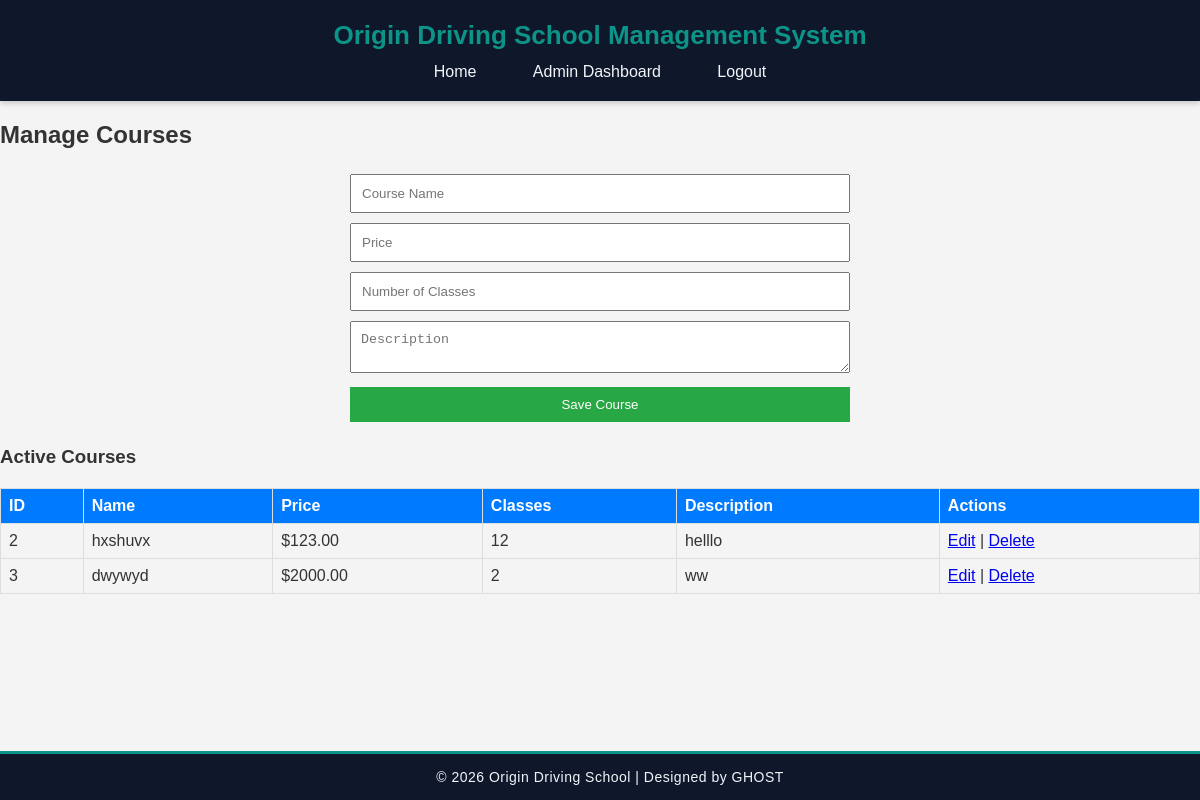
The page /admin/manage_courses.php (signed in) on the database its author committed.
### tables this page shows
CREATE TABLE `courses` (
  `id` int(11) NOT NULL,
  `name` varchar(100) NOT NULL,
  `price` decimal(10,2) NOT NULL,
  `num_classes` int(11) NOT NULL,
  `description` text DEFAULT NULL,
  `is_active` tinyint(1) NOT NULL DEFAULT 1,
  `difficulty_level` enum('beginner','intermediate','advanced') DEFAULT 'beginner',
  `image_url` varchar(255) DEFAULT NULL
);

### admin/manage_courses.php (the view, shortened to what this page needs)
<?php
include '../includes/db_connect.php';
$edit_course = null;
$sql = "SELECT * FROM courses WHERE is_active = 1";
$result = $conn->query($sql);
?>
<?php include '../includes/header.php'; ?>
<h2>Manage Courses</h2>
<form method="POST" onsubmit="return validateForm(this)">
    <input type="text" name="name" required placeholder="Course Name"
           value="<?php echo htmlspecialchars($edit_course['name'] ?? ''); ?>">
    <input type="number" name="price" required placeholder="Price" step="0.01"
           value="<?php echo htmlspecialchars($edit_course['price'] ?? ''); ?>">
    <input type="number" name="num_classes" required placeholder="Number of Classes"
           value="<?php echo htmlspecialchars($edit_course['num_classes'] ?? ''); ?>">
    <textarea name="description" placeholder="Description"><?php echo htmlspecialchars($edit_course['description'] ?? ''); ?></textarea>
    <button type="submit">Save Course</button>
</form>
<h3>Active Courses</h3>
<table>
    <tr><th>ID</th><th>Name</th><th>Price</th><th>Classes</th><th>Description</th><th>Actions</th></tr>
    <?php while($row = $result->fetch_assoc()): ?>
        <tr>
            <td><?php echo $row['id']; ?></td>
            <td><?php echo $row['name']; ?></td>
            <td>$<?php echo $row['price']; ?></td>
            <td><?php echo $row['num_classes']; ?></td>
            <td><?php echo $row['description']; ?></td>
            <td>
                <a href="?edit=<?php echo $row['id']; ?>">Edit</a> |
                <a href="?delete=<?php echo $row['id']; ?>" onclick="return confirm('Are you sure you want to delete this course?');">Delete</a>
            </td>
        </tr>
    <?php endwhile; ?>
</table>
<?php include '../includes/footer.php'; ?>

### css/styles.css (style rules this page uses)
body { font-family: Arial, sans-serif; margin: 0; padding: 0; background: #f4f4f4; color: #333; }
form { max-width: 500px; margin: auto; }
input, select, textarea, button { width: 100%; margin: 5px 0; padding: 10px; box-sizing: border-box; }
button { background: #28a745; color: white; border: none; cursor: pointer; }
table { width: 100%; border-collapse: collapse; margin: 20px 0; }
th, td { border: 1px solid #ddd; padding: 8px; text-align: left; }
th { background: #007bff; color: white; }

### rows shown on the page
courses: id "2", name "hxshuvx", price "123.00", num_classes "12", description "helllo"
courses: id "3", name "dwywyd", price "2000.00", num_classes "2", description "ww"
